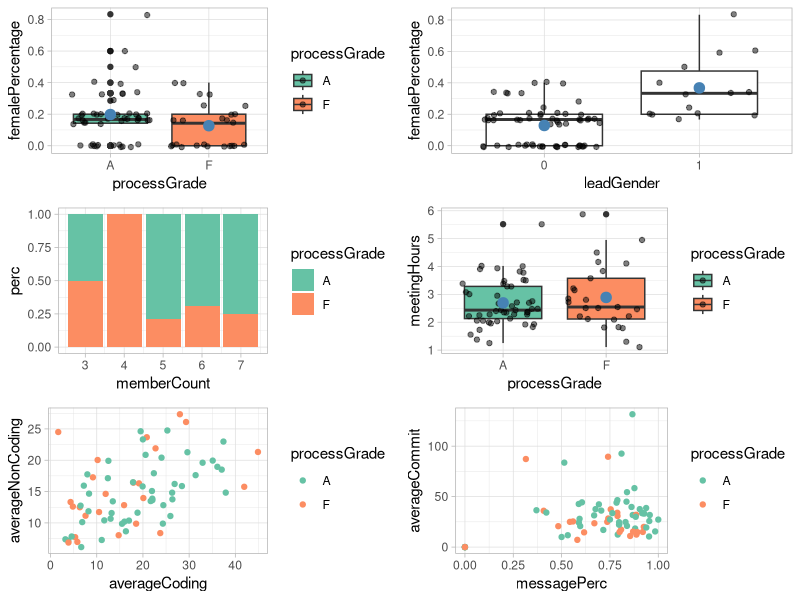
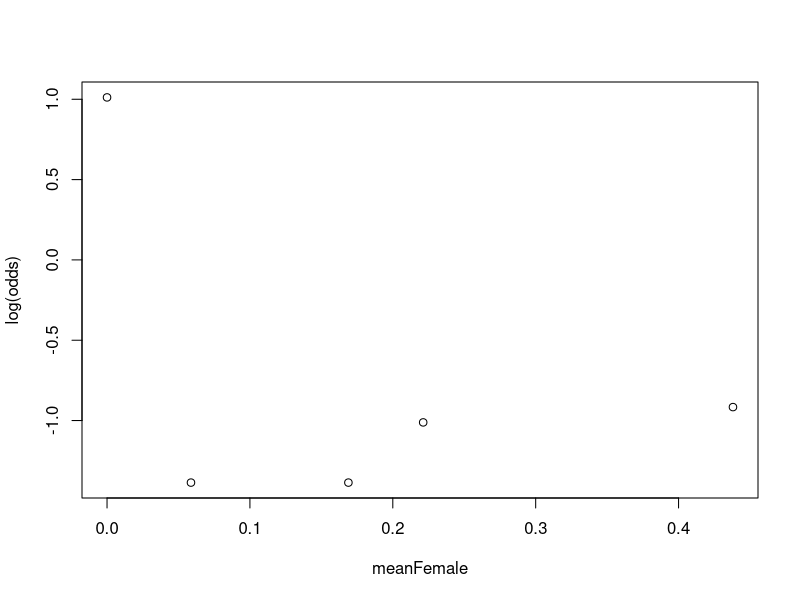
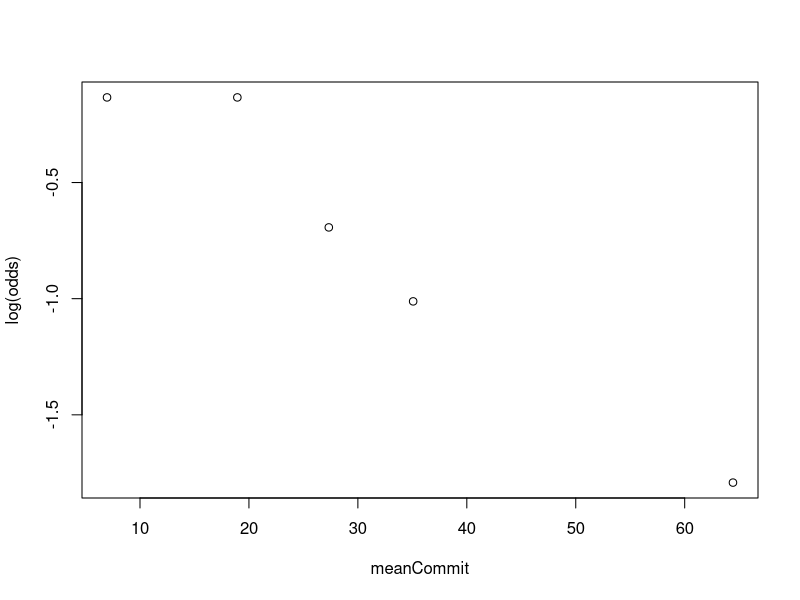
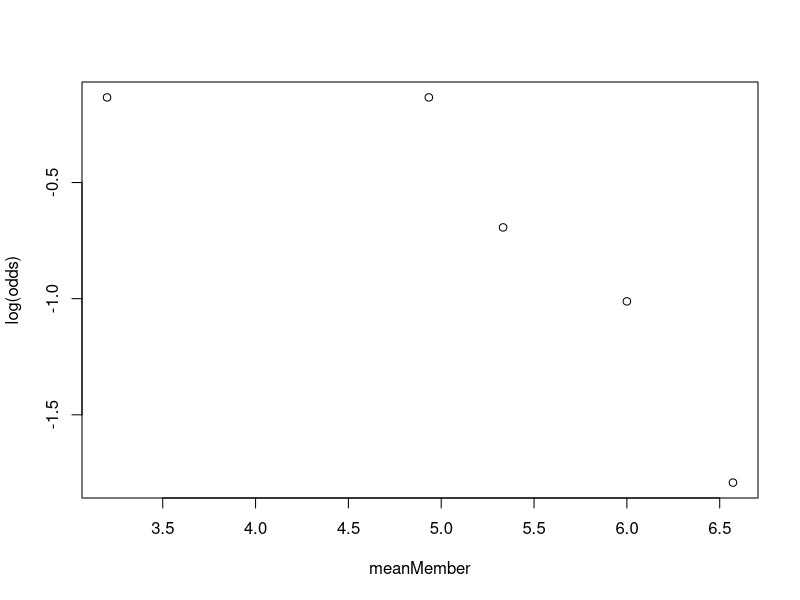
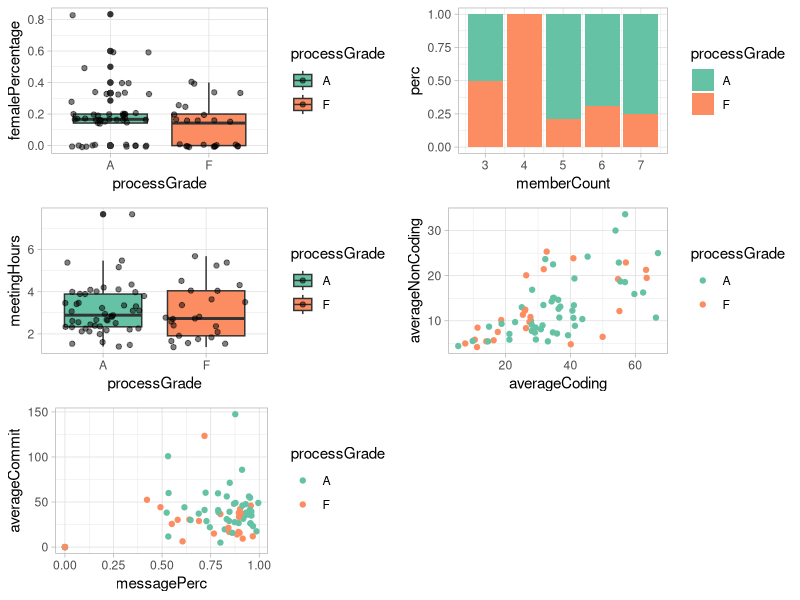
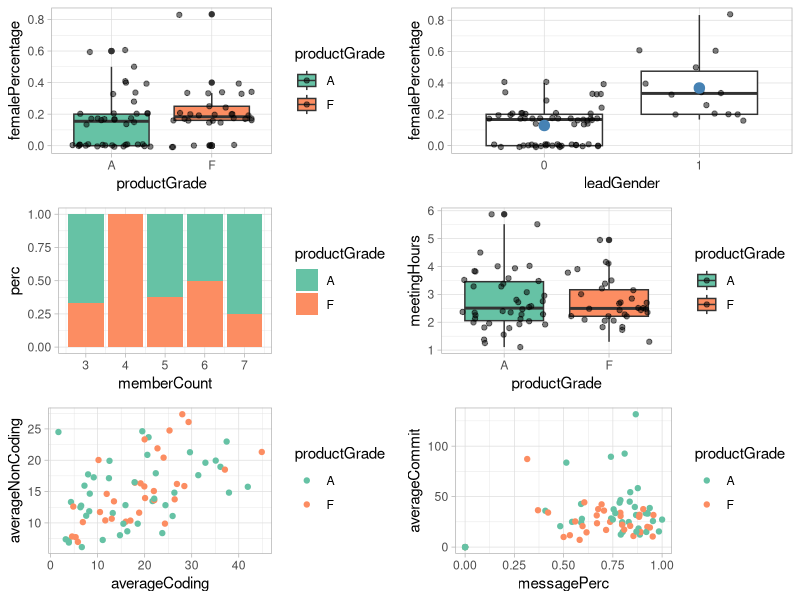
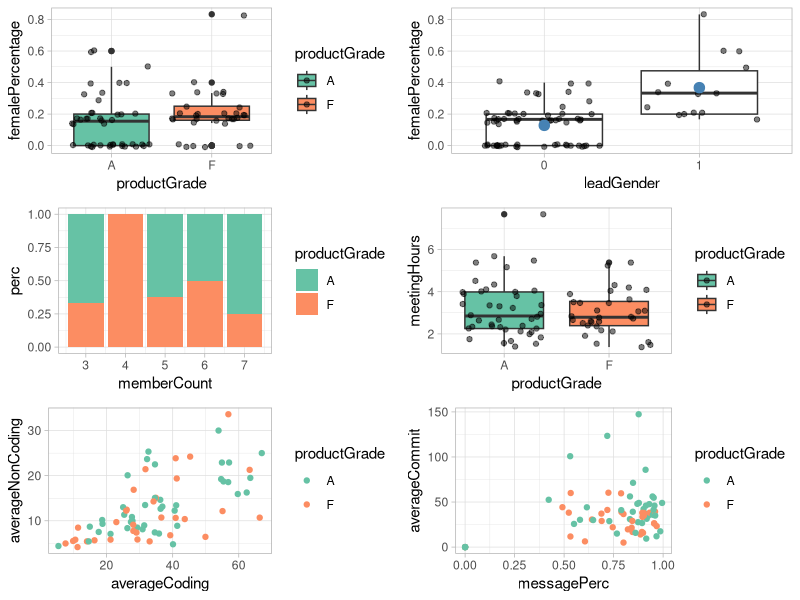
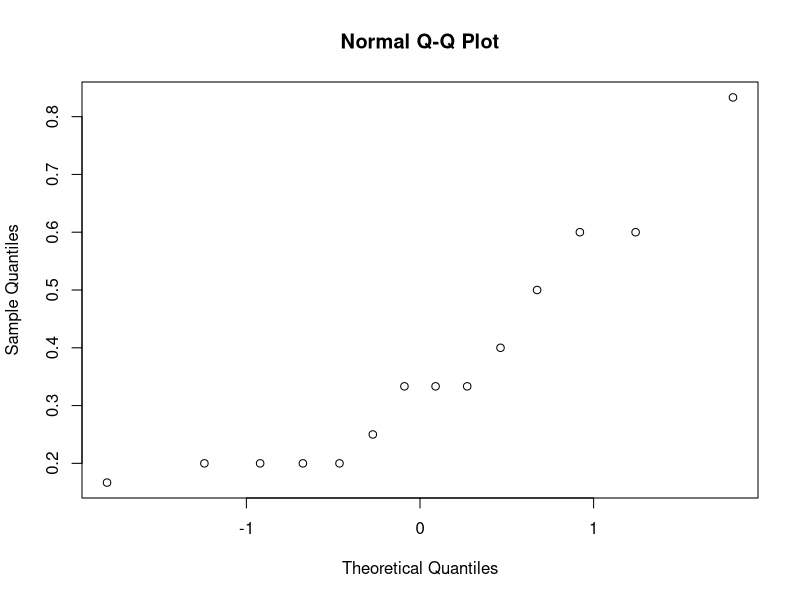

R code for these plots, in order:
## ---- chunk 1
knitr::opts_chunk$set(echo = TRUE)
library(dplyr)
library(ggplot2)
library(readxl)
library(gridExtra)
process_design <- read_excel("process_design.xlsx")
process_implementation <- read_excel("process_implementation.xlsx")
product_design <- read_excel("product_design.xlsx")
product_implementation <- read_excel("product_implementation.xlsx")
## ---- chunk 2
process_design <- process_design %>% dplyr::select(`SE Process grade`, teamMemberCount, femaleTeamMembersPercent, teamLeadGender, meetingHoursAverage, averageNonCodingDeliverablesHoursTotalByStudent, averageCodingDeliverablesHoursTotalByStudent, averageCommitCountByStudent, uniqueCommitMessagePercent)
colnames(process_design) <- c("processGrade", "memberCount", "femalePercentage","leadGender","meetingHours","averageNonCoding","averageCoding","averageCommit","messagePerc")

#process_design$memberCount <- factor(process_design$memberCount)
process_design$`processGrade` <- factor(process_design$`processGrade`)
process_design$leadGender <- factor(process_design$leadGender)

summary(process_design, format = 'percentage')
## ---- chunk 3
gender1 <- process_design %>% ggplot(aes( y = femalePercentage , x = `processGrade`, fill = `processGrade`)) + geom_boxplot() + geom_point(position='jitter', alpha = 0.5) + stat_summary(fun.y=mean, geom="point", shape=20, size=5, color="steelblue", fill="steelblue") + theme_light() + scale_fill_brewer(palette = 'Set2')

gender2 <- prop.table(table(process_design$`processGrade`, process_design$leadGender), margin =2)
gender2

member_count <- process_design %>% group_by(memberCount) %>% mutate(TotalbyMemberCount=n())  %>% group_by(memberCount, `processGrade`,TotalbyMemberCount) %>% summarise(count = n())%>% mutate(perc = count/TotalbyMemberCount) %>% ggplot(aes(x = memberCount, y = perc, fill = `processGrade`)) + geom_bar(stat = 'identity') + theme_light() + scale_fill_brewer(palette = 'Set2')

meeting <- process_design %>% ggplot(aes( y = meetingHours , x = `processGrade`, fill = `processGrade`)) + geom_boxplot() + geom_point(position='jitter', alpha = 0.5) + stat_summary(fun.y=mean, geom="point", shape=20, size=5, color="steelblue", fill="steelblue") + theme_light() + scale_fill_brewer(palette = 'Set2')


coding <- process_design %>% ggplot(aes(y = averageNonCoding, x = averageCoding, color = processGrade)) +geom_point()+ theme_light() + scale_color_brewer(palette = 'Set2')

commit <- process_design %>% ggplot(aes(y = averageCommit, x = messagePerc, color = processGrade)) +geom_point()+ theme_light() + scale_color_brewer(palette = 'Set2')

gender <- process_design %>% ggplot(aes( y = femalePercentage , x = `leadGender`)) + geom_boxplot() + geom_point(position='jitter', alpha = 0.5) + stat_summary(fun.y=mean, geom="point", shape=20, size=5, color="steelblue", fill="steelblue") + theme_light() + scale_fill_brewer(palette = 'Set2')

grid.arrange(gender1, gender, member_count, meeting, coding, commit , ncol = 2, nrow = 3)
## ---- chunk 4
#Full model with every interested predictor (removing multicollinearity)
model1 <- glm(processGrade~femalePercentage+memberCount+meetingHours+averageCoding+averageCommit+messagePerc, data=process_design, family='binomial')
summary(model1)
## ---- chunk 5
model2 <- glm(processGrade~femalePercentage+memberCount+averageCommit, data=process_design, family='binomial')
summary(model2)
## ---- chunk 6
linearity_female <- process_design %>% arrange(femalePercentage) %>% mutate(id = rep(1:nrow(process_design)), femaleGroup = ifelse(id <= 15, 1, ifelse(id <= 30, 2, ifelse(id <= 45, 3, ifelse(id <= 60, 4, 5)))), femaleGroup = as.factor(femaleGroup))

mean <- linearity_female %>% group_by(femaleGroup) %>% summarise(meanFemale = mean(femalePercentage))

linearity_female %>% group_by(femaleGroup, processGrade) %>% summarise(n())
odds <- c(11/4, 3/12, 3/12, 4/11, 4/10)
plot(log(odds)~mean$meanFemale, xlab="meanFemale")  

## ---- chunk 7
process_design <- process_design %>% mutate(female = ifelse(femalePercentage==0, "No", "Yes" ))
prop.table(table(process_design$`processGrade`, process_design$female), margin =2)
model3 <- glm(processGrade~female+memberCount+averageCommit, data=process_design, family='binomial')
summary(model3)
## ---- chunk 8
linearity_commit <- process_design %>% arrange(averageCommit) %>% mutate(id = rep(1:nrow(process_design)), commitGroup = ifelse(id <= 15, 1, ifelse(id <= 30, 2, ifelse(id <= 45, 3, ifelse(id <= 60, 4, 5)))), commitGroup = as.factor(commitGroup))

mean_commit <- linearity_commit %>% group_by(commitGroup) %>% summarise(meanCommit = mean(averageCommit))

linearity_commit %>% group_by(commitGroup, processGrade) %>% summarise(n())
odds <- c(7/8, 7/8, 5/10, 4/11, 2/12)
plot(log(odds)~mean_commit$meanCommit, xlab="meanCommit")  

## ---- chunk 9
process_design <- process_design %>% mutate(averageCommit_sqrt = averageCommit^0.5)
process_design <- process_design %>% mutate(commit = ifelse(averageCommit < 20, "<20", ">=20" ))
prop.table(table(process_design$`processGrade`, process_design$commit), margin =2)
model4 <- glm(processGrade~female+memberCount+commit, data=process_design, family='binomial')
summary(model4)
## ---- chunk 10
linearity_member <- process_design %>% arrange(memberCount) %>% mutate(id = rep(1:nrow(process_design)), memberGroup = ifelse(id <= 15, 1, ifelse(id <= 30, 2, ifelse(id <= 45, 3, ifelse(id <= 60, 4, 5)))), memberGroup = as.factor(memberGroup))

mean_member <- linearity_member %>% group_by(memberGroup) %>% summarise(meanMember = mean(memberCount))

linearity_member %>% group_by(memberGroup, processGrade) %>% summarise(n())
odds <- c(7/8, 7/8, 5/10, 4/11, 2/12)
plot(log(odds)~mean_member$meanMember, xlab="meanMember")  

## ---- chunk 11
process_design <- process_design %>% mutate(memberCount2 = ifelse(memberCount%in%c(3,4), "3-4", "5-7" ))
prop.table(table(process_design$`processGrade`, process_design$memberCount2), margin =2)
model5 <- glm(processGrade~female+memberCount2 +commit, data=process_design, family='binomial')
summary(model5)
## ---- chunk 12
model6 <- glm(processGrade~memberCount2 +commit, data=process_design, family='binomial')

anova(model6, model5, test ='Chisq')
## ---- chunk 13
table(process_design$female, process_design$memberCount2)

prop.test(c(44, 6), c(58, 16),correct=FALSE, alternative = "greater")

table(process_design$female, process_design$commit)

prop.test(c(8, 16), c(23, 51),correct=FALSE)

## ---- chunk 14
library(caret)

tr<- trainControl(method = "LOOCV")
mod5_cv <-train(
 form = processGrade  ~ female + memberCount2 + commit,
   data = process_design,
   trControl = tr,
   method = "glm",
   family = "binomial"
 )
mod5_cv$results
mod6_cv <-train(
 form =processGrade ~ memberCount2 + commit,
   data = process_design,
   trControl = tr,
   method = "glm",
   family = "binomial"
 )
mod6_cv$results

mod7_cv <-train(
 form = processGrade ~ commit + female,
   data = process_design,
   trControl = tr,
   method = "glm",
   family = "binomial"
 )
mod7_cv$results
## ---- chunk 15
library(MASS)
full.model.product <- glm(processGrade~leadGender+femalePercentage+female+memberCount+memberCount2+meetingHours+averageCoding+commit+messagePerc+averageNonCoding+averageCommit, data=process_design, family='binomial')
step.model <- full.model.product %>% stepAIC(trace = FALSE)
step.model
## ---- chunk 16
summary(mod7_cv)
1-pchisq(94.659-87.772,df=2)
## ---- chunk 17
process_implementation <- process_implementation %>% mutate(`processGrade` = `SE Process class`)
process_implementation <- process_implementation %>% dplyr::select(`processGrade`, teamMemberCount, femaleTeamMembersPercent, teamLeadGender, meetingHoursAverage, averageNonCodingDeliverablesHoursTotalByStudent, averageCodingDeliverablesHoursTotalByStudent, averageCommitCountByStudent, uniqueCommitMessagePercent)
colnames(process_implementation) <- c("processGrade", "memberCount", "femalePercentage","leadGender","meetingHours","averageNonCoding","averageCoding","averageCommit","messagePerc")

process_implementation$`processGrade` <- factor(process_implementation$`processGrade`)
process_implementation$leadGender <- factor(process_implementation$leadGender)

summary(process_implementation, format = 'percentage')
## ---- chunk 18
gender1 <- process_implementation %>% ggplot(aes( y = femalePercentage , x = `processGrade`, fill = `processGrade`)) + geom_boxplot() + geom_point(position='jitter', alpha = 0.5) + stat_summary(fun.y=mean, geom="point", shape=20, size=5, color="steelblue", fill="steelblue") + theme_light() + scale_fill_brewer(palette = 'Set2')

prop.table(table(process_implementation$`processGrade`, process_implementation$leadGender), margin =2)

member <- process_implementation %>% group_by(memberCount) %>% mutate(TotalbyMemberCount=n())  %>% group_by(memberCount, `processGrade`,TotalbyMemberCount) %>% summarise(count = n())%>% mutate(perc = count/TotalbyMemberCount) %>% ggplot(aes(x = memberCount, y = perc, fill = `processGrade`)) + geom_bar(stat = 'identity') + theme_light() + scale_fill_brewer(palette = 'Set2')

meeting <- process_implementation %>% ggplot(aes( y = meetingHours , x = `processGrade`, fill = `processGrade`)) + geom_boxplot() + geom_point(position='jitter', alpha = 0.5) + stat_summary(fun.y=mean, geom="point", shape=20, size=5, color="steelblue", fill="steelblue") + theme_light() + scale_fill_brewer(palette = 'Set2')

coding <- process_implementation %>% ggplot(aes(y = averageNonCoding, x = averageCoding, color = processGrade)) +geom_point()+ theme_light() + scale_color_brewer(palette = 'Set2')

commit <- process_implementation %>% ggplot(aes(y = averageCommit, x = messagePerc, color = processGrade)) +geom_point()+ theme_light() + scale_color_brewer(palette = 'Set2')

grid.arrange(gender1, member_count, meeting, coding, commit , ncol = 2, nrow = 3)
## ---- chunk 19
process_implementation <- process_implementation %>% mutate(female = ifelse(femalePercentage==0, "No", "Yes" ))
process_implementation <- process_implementation %>% mutate(memberCount2 = ifelse(memberCount%in%c(3,4), "3-4", "5-7" ))
process_implementation <- process_implementation %>% mutate(commit = ifelse(averageCommit < 20, "<20", ">=20" ))
prop.table(table(process_implementation$`processGrade`, process_implementation$commit), margin =2)


## ---- chunk 20
mod5_cv_implementation <-train(
 form = processGrade  ~ female + memberCount2 + commit,
   data = process_implementation,
   trControl = tr,
   method = "glm",
   family = "binomial"
 )
summary(mod5_cv_implementation)
mod5_cv_implementation$results
mod6_cv_implementation <-train(
 form =processGrade ~ memberCount2 + commit,
   data = process_implementation,
   trControl = tr,
   method = "glm",
   family = "binomial"
 )
summary(mod6_cv_implementation)
mod6_cv_implementation$results

mod7_cv_implementation <-train(
 form =processGrade ~ female + commit,
   data = process_implementation,
   trControl = tr,
   method = "glm",
   family = "binomial"
 )
summary(mod7_cv_implementation)
mod7_cv_implementation$results
## ---- chunk 21
library(MASS)
full.model.product <- glm(processGrade~leadGender+femalePercentage+female+memberCount+memberCount2+meetingHours+averageCoding+commit+messagePerc+averageNonCoding+averageCommit, data=process_implementation, family='binomial')
step.model <- full.model.product %>% stepAIC(trace = FALSE)
summary(step.model)

summary(mod7_cv_implementation)
1-pchisq(94.659-86.883,df=2)

## ---- chunk 22
product_design <- product_design %>% dplyr::select(`productLetterGrade`, teamMemberCount, femaleTeamMembersPercent, teamLeadGender, meetingHoursAverage, averageNonCodingDeliverablesHoursTotalByStudent, averageCodingDeliverablesHoursTotalByStudent, averageCommitCountByStudent, uniqueCommitMessagePercent)
product_design


colnames(product_design) <- c("productGrade", "memberCount", "femalePercentage","leadGender","meetingHours","averageNonCoding","averageCoding","averageCommit","messagePerc")

product_design$`productGrade` <- factor(product_design$`productGrade`)
product_design$leadGender <- factor(product_design$leadGender)

summary(product_design, format = 'percentage')
## ---- chunk 23
gender1 <- product_design %>% ggplot(aes( y = femalePercentage , x = `productGrade`, fill = `productGrade`)) + geom_boxplot() + geom_point(position='jitter', alpha = 0.5) + stat_summary(fun.y=mean, geom="point", shape=20, size=5, color="steelblue", fill="steelblue") + theme_light() + scale_fill_brewer(palette = 'Set2')

gender2 <- prop.table(table(product_design$`productGrade`, product_design$leadGender), margin =2)

member_count <- product_design %>% group_by(memberCount) %>% mutate(TotalbyMemberCount=n())  %>% group_by(memberCount, `productGrade`,TotalbyMemberCount) %>% summarise(count = n())%>% mutate(perc = count/TotalbyMemberCount) %>% ggplot(aes(x = memberCount, y = perc, fill = `productGrade`)) + geom_bar(stat = 'identity') + theme_light() + scale_fill_brewer(palette = 'Set2')

meeting <- product_design %>% ggplot(aes( y = meetingHours , x = `productGrade`, fill = `productGrade`)) + geom_boxplot() + geom_point(position='jitter', alpha = 0.5) + stat_summary(fun.y=mean, geom="point", shape=20, size=5, color="steelblue", fill="steelblue") + theme_light() + scale_fill_brewer(palette = 'Set2')


coding <- product_design %>% ggplot(aes(y = averageNonCoding, x = averageCoding, color = productGrade)) +geom_point()+ theme_light() + scale_color_brewer(palette = 'Set2')

commit <- product_design %>% ggplot(aes(y = averageCommit, x = messagePerc, color = productGrade)) +geom_point()+ theme_light() + scale_color_brewer(palette = 'Set2')

grid.arrange(gender1, gender, member_count, meeting, coding, commit , ncol = 2, nrow = 3)
## ---- chunk 24
mod1_product_design <- glm(productGrade~femalePercentage+memberCount+averageCommit+messagePerc, data=product_design, family = "binomial") 
summary(mod1_product_design)
## ---- chunk 25
product_design <- product_design %>% mutate(female = ifelse(femalePercentage==0, "No", "Yes" ))
product_design <- product_design %>% mutate(memberCount2 = ifelse(memberCount%in%c(3,4), "3-4", "5-7" ))
product_design <- product_design %>% mutate(commit = ifelse(averageCommit < 20, "<20", ">=20" ))
prop.table(table(product_design$`productGrade`, product_design$female), margin =2)
prop.table(table(product_design$`productGrade`, product_design$memberCount2), margin =2)
prop.table(table(product_design$`productGrade`, product_design$commit), margin =2)

## ---- chunk 26
mod5_cv_product <-train(
 form = productGrade  ~ female + memberCount2 + commit,
   data = product_design,
   trControl = tr,
   method = "glm",
   family = "binomial"
 )
summary(mod5_cv_product)
mod5_cv_product$results
mod6_cv_product <-train(
 form =productGrade ~ memberCount2 + commit,
   data = product_design,
   trControl = tr,
   method = "glm",
   family = "binomial"
 )
summary(mod6_cv_product)
mod6_cv_product$results

mod7_cv_product <-train(
 form =productGrade ~ female + commit,
   data = product_design,
   trControl = tr,
   method = "glm",
   family = "binomial"
 )
summary(mod7_cv_product)
mod7_cv_product$results

mod8_cv_product <-train(
 form =productGrade ~ female,
   data = product_design,
   trControl = tr,
   method = "glm",
   family = "binomial"
 )
summary(mod8_cv_product)
mod8_cv_product$results
## ---- chunk 27
library(MASS)
full.model.product <- glm(productGrade~leadGender+femalePercentage+female+memberCount+memberCount2+meetingHours+averageCoding+commit+messagePerc+averageNonCoding+averageCommit, data=product_design, family='binomial')
step.model <- full.model.product %>% stepAIC(trace = FALSE)
summary(step.model)
female_only <- (glm(formula = productGrade ~ female, 
    family = "binomial", data = product_design))
anova(step.model, female_only, test='Chisq')
## ---- chunk 28
product_implementation <- product_implementation %>% dplyr::select(`productLetterGrade`, teamMemberCount, femaleTeamMembersPercent, teamLeadGender, meetingHoursAverage, averageNonCodingDeliverablesHoursTotalByStudent, averageCodingDeliverablesHoursTotalByStudent, averageCommitCountByStudent, uniqueCommitMessagePercent)


colnames(product_implementation) <- c("productGrade", "memberCount", "femalePercentage","leadGender","meetingHours","averageNonCoding","averageCoding","averageCommit","messagePerc")

product_implementation$`productGrade` <- factor(product_implementation$`productGrade`)
product_implementation$leadGender <- factor(product_implementation$leadGender)

summary(product_implementation, format = 'percentage')
## ---- chunk 29
gender1 <- product_implementation %>% ggplot(aes( y = femalePercentage , x = `productGrade`, fill = `productGrade`)) + geom_boxplot() + geom_point(position='jitter', alpha = 0.5) + stat_summary(fun.y=mean, geom="point", shape=20, size=5, color="steelblue", fill="steelblue") + theme_light() + scale_fill_brewer(palette = 'Set2')

gender2 <- prop.table(table(product_implementation$`productGrade`, product_implementation$leadGender), margin =2)

member_count <- product_implementation %>% group_by(memberCount) %>% mutate(TotalbyMemberCount=n())  %>% group_by(memberCount, `productGrade`,TotalbyMemberCount) %>% summarise(count = n())%>% mutate(perc = count/TotalbyMemberCount) %>% ggplot(aes(x = memberCount, y = perc, fill = `productGrade`)) + geom_bar(stat = 'identity') + theme_light() + scale_fill_brewer(palette = 'Set2')

meeting <- product_implementation %>% ggplot(aes( y = meetingHours , x = `productGrade`, fill = `productGrade`)) + geom_boxplot() + geom_point(position='jitter', alpha = 0.5) + stat_summary(fun.y=mean, geom="point", shape=20, size=5, color="steelblue", fill="steelblue") + theme_light() + scale_fill_brewer(palette = 'Set2')


coding <- product_implementation %>% ggplot(aes(y = averageNonCoding, x = averageCoding, color = productGrade)) +geom_point()+ theme_light() + scale_color_brewer(palette = 'Set2')

commit <- product_implementation %>% ggplot(aes(y = averageCommit, x = messagePerc, color = productGrade)) +geom_point()+ theme_light() + scale_color_brewer(palette = 'Set2')

grid.arrange(gender1, gender, member_count, meeting, coding, commit , ncol = 2, nrow = 3)
## ---- chunk 30
mod1_product_implementation <- glm(productGrade~femalePercentage+memberCount+averageCommit+messagePerc, data=product_implementation, family = "binomial") 
summary(mod1_product_implementation)
## ---- chunk 31
product_implementation <- product_implementation %>% mutate(female = ifelse(femalePercentage==0, "No", "Yes" ))
product_implementation <- product_implementation %>% mutate(memberCount2 = ifelse(memberCount%in%c(3,4), "3-4", "5-7" ))

prop.table(table(product_implementation$`productGrade`, product_design$female), margin =2)
prop.table(table(product_implementation$`productGrade`, product_design$memberCount2), margin =2)

## ---- chunk 32
mod5_cv_product_impl <-train(
 form = productGrade  ~ female + memberCount2 + averageCommit,
   data = product_implementation,
   trControl = tr,
   method = "glm",
   family = "binomial"
 )
summary(mod5_cv_product_impl)
mod5_cv_product_impl$results
mod6_cv_product_impl <-train(
 form =productGrade ~ memberCount2 + averageCommit,
   data = product_implementation,
   trControl = tr,
   method = "glm",
   family = "binomial"
 )
summary(mod6_cv_product_impl)
mod6_cv_product_impl$results

mod7_cv_product_impl <-train(
 form =productGrade ~ female + averageCommit,
   data = product_implementation,
   trControl = tr,
   method = "glm",
   family = "binomial"
 )
summary(mod7_cv_product_impl)
mod7_cv_product_impl$results

mod8_cv_product_impl <-train(
 form =productGrade ~ female,
   data = product_implementation,
   trControl = tr,
   method = "glm",
   family = "binomial"
 )
summary(mod8_cv_product_impl)
mod8_cv_product_impl$results

## ---- chunk 33
library(MASS)
full.model.product <- glm(productGrade~leadGender+femalePercentage+female+memberCount+memberCount2+meetingHours+averageCoding+messagePerc+averageNonCoding+averageCommit, data=product_implementation, family='binomial')
step.model <- full.model.product %>% stepAIC(trace = FALSE)
summary(step.model)
## ---- chunk 34
step.model_cv <-train(
 form = productGrade  ~ female + memberCount2 + messagePerc + 
   averageCommit,
   data = product_implementation,
   trControl = tr,
   method = "glm",
   family = "binomial"
 )
step.model_cv$results

product_implementation <- product_implementation %>% mutate(averageCommit10 = averageCommit/10)
best <- glm(formula = productGrade ~ female + memberCount2  + averageCommit10, family = "binomial", data = product_implementation)
female_only<- glm(formula = productGrade ~ female, family = "binomial", data = product_implementation)
## ---- chunk 35
female_leader <- process_design %>% filter(leadGender == 1)
qqnorm(female_leader$femalePercentage)
male_leader <- process_design %>% filter(leadGender != 1)
qqnorm(male_leader$femalePercentage)
t.test(x=female_leader$femalePercentage, y=male_leader$femalePercentage, alternative = "greater")
## ---- chunk 36
1-pchisq(16.002,df=4)

## ---- chunk 37
linearity_commit <- product_implementation %>% arrange(averageCommit) %>% mutate(id = rep(1:nrow(process_design)), commitGroup = ifelse(id <= 15, 1, ifelse(id <= 30, 2, ifelse(id <= 45, 3, ifelse(id <= 60, 4, 5)))), commitGroup = as.factor(commitGroup))

mean_commit <- linearity_commit %>% group_by(commitGroup) %>% summarise(meanCommit = mean(averageCommit))

linearity_commit %>% group_by(commitGroup, productGrade) %>% summarise(n())
odds <- c(7/8, 7/8, 5/10, 4/11, 2/12)
plot(log(odds)~mean_commit$meanCommit, xlab="meanCommit")  
## ---- chunk 38
linearity_message <- product_implementation %>% arrange(messagePerc) %>% mutate(id = rep(1:nrow(product_implementation)), messageGroup = ifelse(id <= 15, 1, ifelse(id <= 30, 2, ifelse(id <= 45, 3, ifelse(id <= 60, 4, 5)))), messageGroup = as.factor(messageGroup))

mean_message <- linearity_message %>% group_by(messageGroup) %>% summarise(meanMessagePerc = mean(messagePerc))
mean_message

linearity_message %>% group_by(messageGroup, productGrade) %>% summarise(n())
odds <- c(6/9, 9/6, 6/9, 6/9, 5/9)
plot(log(odds)~mean_message$meanMessagePerc, xlab="meanMesagePerc")  
## ---- chunk 39
summary(mod8_cv_product_impl)
summary(mod8_cv_product)
## ---- chunk 40
product_design %>% summarise(mean(messagePerc), median(messagePerc), sd(messagePerc))
product_implementation %>% summarise(mean(messagePerc), median(messagePerc), sd(messagePerc))

